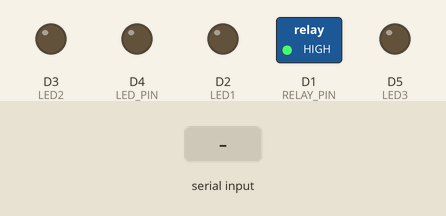
Simulated run of this sketch. Board: ESP8266 (NodeMCU). Parts: switched loads named in the sketch (green lamp = pin HIGH), output pins drawn as LEDs (lit = HIGH). Inputs (shaded band) come from the test bench. What the sketch prints to the serial monitor is not drawn.

Above: at 1.2 s.
1.3 s: "90,45\n" received over Serial
At 2.3 s:
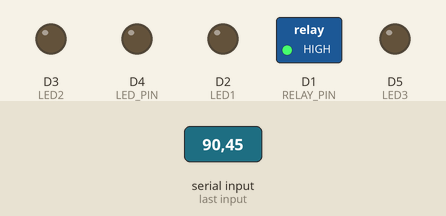
2.8 s: "1\n" received over Serial
At 3.3 s:
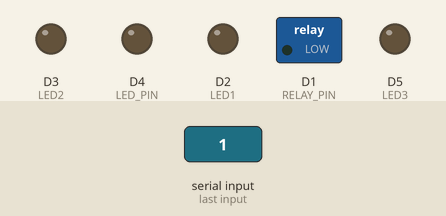
4.3 s: "30,150\n" received over Serial
At 5.5 s:
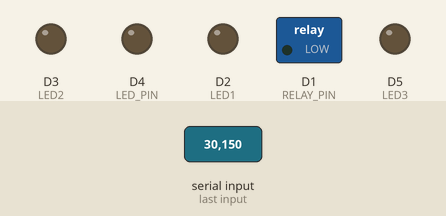
5.8 s: "2\n" received over Serial
At 7.0 s:
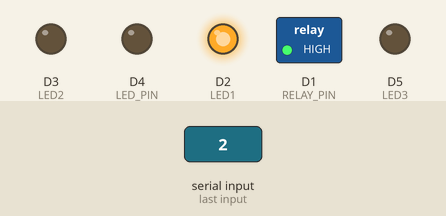
7.3 s: "3\n" received over Serial
At 8.0 s:
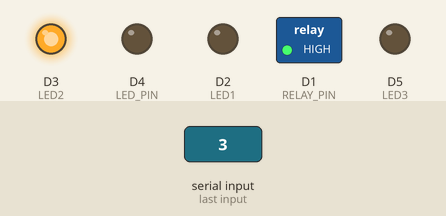
8.8 s: "4\n" received over Serial
At 10.3 s:
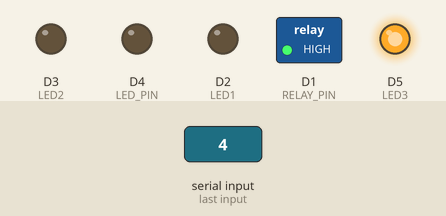
Timing chart, 0 to 11.3 s (numbered marks = the images above; inputs shaded):
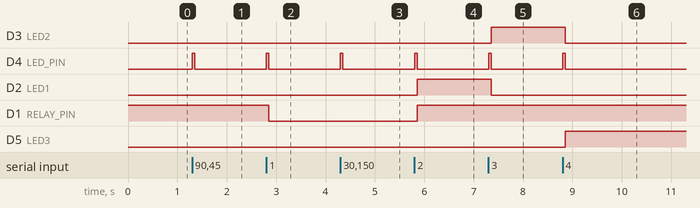

The sketch:

Code_for_ESP8266.ino
```cpp
const int RELAY_PIN = D1;
const int LED_PIN = D4;
const int LED1 = D2;
const int LED2 = D3;
const int LED3 = D5;

void setup() {
  pinMode(RELAY_PIN, OUTPUT);
  pinMode(LED_PIN, OUTPUT);
  pinMode(LED1, OUTPUT);
  pinMode(LED2, OUTPUT);
  pinMode(LED3, OUTPUT);
  digitalWrite(RELAY_PIN, HIGH);
  digitalWrite(LED1, LOW);
  digitalWrite(LED2, LOW);
  digitalWrite(LED3, LOW);

  Serial.begin(115200);
  while (!Serial);
  Serial.println("ESP32 Ready (115200 baud)");
}

void loop() {
  if (Serial.available() > 0) {
    String data = Serial.readStringUntil('\n');
    data.trim();

    if (data.length() > 0) {
      int fingerCount = data.toInt();


      digitalWrite(LED_PIN, HIGH);
      delay(50);
      digitalWrite(LED_PIN, LOW);


      if (fingerCount == 1) {
        digitalWrite(RELAY_PIN, LOW);
        digitalWrite(LED1, LOW);
        digitalWrite(LED2, LOW);
        digitalWrite(LED3, LOW);

      }
      else if (fingerCount == 2) {
        digitalWrite(RELAY_PIN, HIGH);
        digitalWrite(LED1, HIGH);
        digitalWrite(LED2, LOW);
        digitalWrite(LED3, LOW);

      }
      else if (fingerCount == 3) {
        digitalWrite(RELAY_PIN, HIGH);
        digitalWrite(LED2, HIGH);
        digitalWrite(LED1, LOW);
        digitalWrite(LED3, LOW);

      }
      else if (fingerCount == 4) {
        digitalWrite(RELAY_PIN, HIGH);
        digitalWrite(LED3, HIGH);
        digitalWrite(LED1, LOW);
        digitalWrite(LED2, LOW);
      }
      else if(fingerCount == 0){
        digitalWrite(RELAY_PIN, HIGH);
        digitalWrite(LED1, LOW);
        digitalWrite(LED2, LOW);
        digitalWrite(LED3, LOW);
      }
    }
  }
  delay(10);
}

// void setup() {
//   Serial.begin(9600); // Must match Python baud rate
// }

// void loop() {
//   if (Serial.available() > 0) {
//     String data = Serial.readStringUntil('\n');
// if (data=="Hello from Python!"){
//   digitalWrite(13, HIGH);
//   delay(400);
//   digitalWrite(13, LOW);
// }
//     Serial.println("Received: " + data); // Optional: send feedback
//   }
// }
```

Measured:
- after the input at 1.3 s, D4 (LED_PIN): LOW → HIGH at once, → LOW 0.05 s later
- after the input at 2.8 s, D4 (LED_PIN): LOW → HIGH at once, → LOW 0.05 s later; D1 (RELAY_PIN): HIGH → LOW after 0.05 s
- after the input at 4.3 s, D4 (LED_PIN): LOW → HIGH at once, → LOW 0.05 s later
- after the input at 5.8 s, D4 (LED_PIN): LOW → HIGH at once, → LOW 0.05 s later; D2 (LED1), D1 (RELAY_PIN): LOW → HIGH after 0.06 s
- after the input at 7.3 s, D3 (LED2): LOW → HIGH after 0.05 s; D4 (LED_PIN): LOW → HIGH at once, → LOW 0.05 s later; D2 (LED1): HIGH → LOW after 0.05 s
- after the input at 8.8 s, D3 (LED2): HIGH → LOW after 0.05 s; D4 (LED_PIN): LOW → HIGH at once, → LOW 0.05 s later; D5 (LED3): LOW → HIGH after 0.05 s
